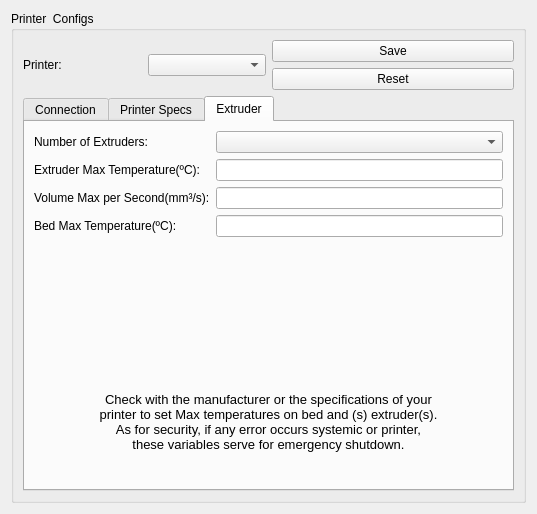
<?xml version="1.0" encoding="UTF-8"?>
<ui version="4.0">
 <class>PrinterSettingsWidget</class>
 <widget class="QWidget" name="PrinterSettingsWidget">
  <property name="geometry">
   <rect>
    <x>0</x>
    <y>0</y>
    <width>537</width>
    <height>514</height>
   </rect>
  </property>
  <property name="windowTitle">
   <string>Form</string>
  </property>
  <layout class="QHBoxLayout" name="horizontalLayout">
   <item>
    <widget class="QGroupBox" name="Menu_Control_LeftBlock">
     <property name="title">
      <string>Printer  Configs</string>
     </property>
     <layout class="QVBoxLayout" name="verticalLayout_3">
      <item>
       <layout class="QVBoxLayout" name="verticalLayout_2">
        <item>
         <layout class="QHBoxLayout" name="horizontalLayout_3">
          <item>
           <layout class="QHBoxLayout" name="horizontalLayout_2">
            <item>
             <widget class="QLabel" name="lb_Printer">
              <property name="text">
               <string>Printer:</string>
              </property>
             </widget>
            </item>
            <item>
             <widget class="QComboBox" name="cb_Printer"/>
            </item>
           </layout>
          </item>
          <item>
           <layout class="QVBoxLayout" name="verticalLayout">
            <item>
             <widget class="QPushButton" name="bt_SaveConfig">
              <property name="text">
               <string>Save</string>
              </property>
             </widget>
            </item>
            <item>
             <widget class="QPushButton" name="bt_Default">
              <property name="text">
               <string>Reset</string>
              </property>
             </widget>
            </item>
           </layout>
          </item>
         </layout>
        </item>
        <item>
         <widget class="QTabWidget" name="Config">
          <property name="currentIndex">
           <number>2</number>
          </property>
          <widget class="QWidget" name="Connection_Config">
           <attribute name="title">
            <string>Connection</string>
           </attribute>
           <layout class="QGridLayout" name="gridLayout">
            <item row="6" column="2">
             <widget class="QCheckBox" name="ck_ResetonEmergency">
              <property name="text">
               <string/>
              </property>
             </widget>
            </item>
            <item row="3" column="0">
             <widget class="QLabel" name="lb_Protocol">
              <property name="text">
               <string>Firmware:</string>
              </property>
             </widget>
            </item>
            <item row="2" column="1" colspan="4">
             <widget class="QComboBox" name="cb_Transmition_Rate">
              <item>
               <property name="text">
                <string>115200</string>
               </property>
              </item>
              <item>
               <property name="text">
                <string>4800</string>
               </property>
              </item>
              <item>
               <property name="text">
                <string>9600</string>
               </property>
              </item>
              <item>
               <property name="text">
                <string>19200</string>
               </property>
              </item>
              <item>
               <property name="text">
                <string>38400</string>
               </property>
              </item>
              <item>
               <property name="text">
                <string>57600</string>
               </property>
              </item>
             </widget>
            </item>
            <item row="0" column="1" colspan="4">
             <widget class="QComboBox" name="cb_Connection_Type">
              <property name="locale">
               <locale language="Portuguese" country="Brazil"/>
              </property>
              <item>
               <property name="text">
                <string>USB</string>
               </property>
              </item>
              <item>
               <property name="text">
                <string>Serial</string>
               </property>
              </item>
             </widget>
            </item>
            <item row="7" column="2">
             <widget class="QCheckBox" name="ck_PrintLog">
              <property name="text">
               <string/>
              </property>
             </widget>
            </item>
            <item row="7" column="0" colspan="2">
             <widget class="QLabel" name="lb_Log">
              <property name="text">
               <string>Printer Log:</string>
              </property>
             </widget>
            </item>
            <item row="5" column="2">
             <widget class="QCheckBox" name="ck_ResetonConnect">
              <property name="text">
               <string/>
              </property>
             </widget>
            </item>
            <item row="5" column="0">
             <widget class="QLabel" name="lb_ResetC">
              <property name="text">
               <string>Reset on Connect:</string>
              </property>
             </widget>
            </item>
            <item row="4" column="0">
             <widget class="QLabel" name="lb_Cache">
              <property name="text">
               <string>Cache size:</string>
              </property>
             </widget>
            </item>
            <item row="1" column="0">
             <widget class="QLabel" name="lb_Port">
              <property name="text">
               <string>Port of Connection:</string>
              </property>
             </widget>
            </item>
            <item row="1" column="1" colspan="4">
             <widget class="QComboBox" name="cb_Connection_Port">
              <item>
               <property name="text">
                <string>/dev/ttyACM0</string>
               </property>
              </item>
              <item>
               <property name="text">
                <string>/dev/ttyUSB0</string>
               </property>
              </item>
             </widget>
            </item>
            <item row="4" column="1" colspan="4">
             <widget class="QComboBox" name="cb_Cache_Size">
              <item>
               <property name="text">
                <string>127</string>
               </property>
              </item>
             </widget>
            </item>
            <item row="2" column="0">
             <widget class="QLabel" name="lb_Transmission">
              <property name="text">
               <string>Transmission Rate:</string>
              </property>
             </widget>
            </item>
            <item row="3" column="1" colspan="4">
             <widget class="QComboBox" name="cb_Firmware">
              <item>
               <property name="text">
                <string>Repetier</string>
               </property>
              </item>
              <item>
               <property name="text">
                <string>Marlin</string>
               </property>
              </item>
             </widget>
            </item>
            <item row="0" column="0">
             <widget class="QLabel" name="lb_Connection">
              <property name="text">
               <string>Connection:</string>
              </property>
             </widget>
            </item>
            <item row="6" column="0" colspan="2">
             <widget class="QLabel" name="lb_ResetE">
              <property name="text">
               <string>Reset on Emergency:</string>
              </property>
             </widget>
            </item>
            <item row="8" column="2">
             <spacer name="verticalSpacer_2">
              <property name="orientation">
               <enum>Qt::Vertical</enum>
              </property>
              <property name="sizeHint" stdset="0">
               <size>
                <width>20</width>
                <height>40</height>
               </size>
              </property>
             </spacer>
            </item>
           </layout>
          </widget>
          <widget class="QWidget" name="Print_Config">
           <attribute name="title">
            <string>Printer Specs</string>
           </attribute>
           <layout class="QGridLayout" name="gridLayout_2">
            <item row="7" column="1" colspan="2">
             <widget class="QLineEdit" name="tb_AreaPrintY"/>
            </item>
            <item row="8" column="0">
             <widget class="QLabel" name="lb_areaz">
              <property name="text">
               <string>Print Area - Vertical(mm)(Z):</string>
              </property>
             </widget>
            </item>
            <item row="3" column="0">
             <widget class="QLabel" name="lg_Velocity_R">
              <property name="text">
               <string>Retraction Speed(mm/s):</string>
              </property>
             </widget>
            </item>
            <item row="2" column="0">
             <widget class="QLabel" name="lb_ExtruderV">
              <property name="text">
               <string>Extruder Speed(mm/s):</string>
              </property>
             </widget>
            </item>
            <item row="6" column="0">
             <widget class="QLabel" name="lb_areax">
              <property name="text">
               <string>Print Area - Width(mm)(X):</string>
              </property>
             </widget>
            </item>
            <item row="0" column="1" colspan="2">
             <widget class="QLineEdit" name="tb_RateMoviment"/>
            </item>
            <item row="8" column="1" colspan="2">
             <widget class="QLineEdit" name="tb_AreaPrintZ"/>
            </item>
            <item row="6" column="1" colspan="2">
             <widget class="QLineEdit" name="tb_AreaPrintX"/>
            </item>
            <item row="1" column="1" colspan="2">
             <widget class="QLineEdit" name="tb_FeedZ"/>
            </item>
            <item row="4" column="1" colspan="2">
             <widget class="QLineEdit" name="tb_ExtTemperature"/>
            </item>
            <item row="3" column="1" colspan="2">
             <widget class="QLineEdit" name="tb_RetractionSpeed"/>
            </item>
            <item row="0" column="0">
             <widget class="QLabel" name="lb_RateMoviment">
              <property name="text">
               <string>Moviment Rate(mm/min):</string>
              </property>
             </widget>
            </item>
            <item row="2" column="1">
             <widget class="QLineEdit" name="tb_ExtSpeedmm"/>
            </item>
            <item row="1" column="0">
             <widget class="QLabel" name="lb_Feed_Z">
              <property name="text">
               <string>Feed Z Axis(mm/min):</string>
              </property>
             </widget>
            </item>
            <item row="5" column="0">
             <widget class="QLabel" name="lb_TableTemperature">
              <property name="text">
               <string>Bed Temperature(ºC):</string>
              </property>
             </widget>
            </item>
            <item row="7" column="0">
             <widget class="QLabel" name="lb_areay">
              <property name="text">
               <string>Print Area - Height(mm)(Y):</string>
              </property>
             </widget>
            </item>
            <item row="2" column="2">
             <widget class="QLineEdit" name="tb_ExtSpeedSec"/>
            </item>
            <item row="5" column="1" colspan="2">
             <widget class="QLineEdit" name="tb_BedTemp"/>
            </item>
            <item row="4" column="0">
             <widget class="QLabel" name="lb_Extruder_Temper">
              <property name="text">
               <string>Extruder Temperature(ºC):</string>
              </property>
             </widget>
            </item>
            <item row="9" column="1">
             <spacer name="verticalSpacer">
              <property name="orientation">
               <enum>Qt::Vertical</enum>
              </property>
              <property name="sizeHint" stdset="0">
               <size>
                <width>20</width>
                <height>40</height>
               </size>
              </property>
             </spacer>
            </item>
           </layout>
          </widget>
          <widget class="QWidget" name="Extrusor_Config">
           <attribute name="title">
            <string>Extruder</string>
           </attribute>
           <layout class="QGridLayout" name="gridLayout_3">
            <item row="7" column="0" colspan="2">
             <widget class="QLabel" name="lb_obs">
              <property name="font">
               <font>
                <pointsize>11</pointsize>
               </font>
              </property>
              <property name="styleSheet">
               <string notr="true">text-align: center;</string>
              </property>
              <property name="text">
               <string>&lt;html&gt;&lt;head/&gt;&lt;body&gt;&lt;p align=&quot;center&quot;&gt;&lt;span style=&quot; font-size:10pt;&quot;&gt;Check with the manufacturer or the specifications of your&lt;br/&gt;printer to set Max temperatures on bed and (s) extruder(s). &lt;br/&gt;As for security, if any error occurs systemic or printer,&lt;br/&gt;these variables serve for emergency shutdown.&lt;/span&gt;&lt;/p&gt;&lt;/body&gt;&lt;/html&gt;</string>
              </property>
             </widget>
            </item>
            <item row="1" column="0">
             <widget class="QLabel" name="lb_extrudertmp">
              <property name="text">
               <string>Extruder Max Temperature(ºC):</string>
              </property>
             </widget>
            </item>
            <item row="1" column="1">
             <widget class="QLineEdit" name="tb_ExtMaxTemp"/>
            </item>
            <item row="0" column="0">
             <widget class="QLabel" name="ln_extruder_number">
              <property name="text">
               <string>Number of Extruders:</string>
              </property>
             </widget>
            </item>
            <item row="0" column="1">
             <widget class="QComboBox" name="cb_ExtruderQnt"/>
            </item>
            <item row="3" column="0">
             <widget class="QLabel" name="lb_vol_sec">
              <property name="text">
               <string>Volume Max per Second(mm³/s):</string>
              </property>
             </widget>
            </item>
            <item row="3" column="1">
             <widget class="QLineEdit" name="tb_ExtMaxVol"/>
            </item>
            <item row="4" column="0">
             <widget class="QLabel" name="lb_tabletmp">
              <property name="text">
               <string>Bed Max Temperature(ºC):</string>
              </property>
             </widget>
            </item>
            <item row="4" column="1">
             <widget class="QLineEdit" name="tb_BedMaxTemp"/>
            </item>
            <item row="6" column="0" colspan="2">
             <widget class="QLabel" name="label_5">
              <property name="text">
               <string/>
              </property>
              <property name="pixmap">
               <pixmap resource="images.qrc">:/Icons/Icons/bt-warningmax</pixmap>
              </property>
              <property name="alignment">
               <set>Qt::AlignCenter</set>
              </property>
             </widget>
            </item>
           </layout>
          </widget>
         </widget>
        </item>
       </layout>
      </item>
     </layout>
    </widget>
   </item>
  </layout>
 </widget>
 <resources>
  <include location="images.qrc"/>
 </resources>
 <connections/>
</ui>
